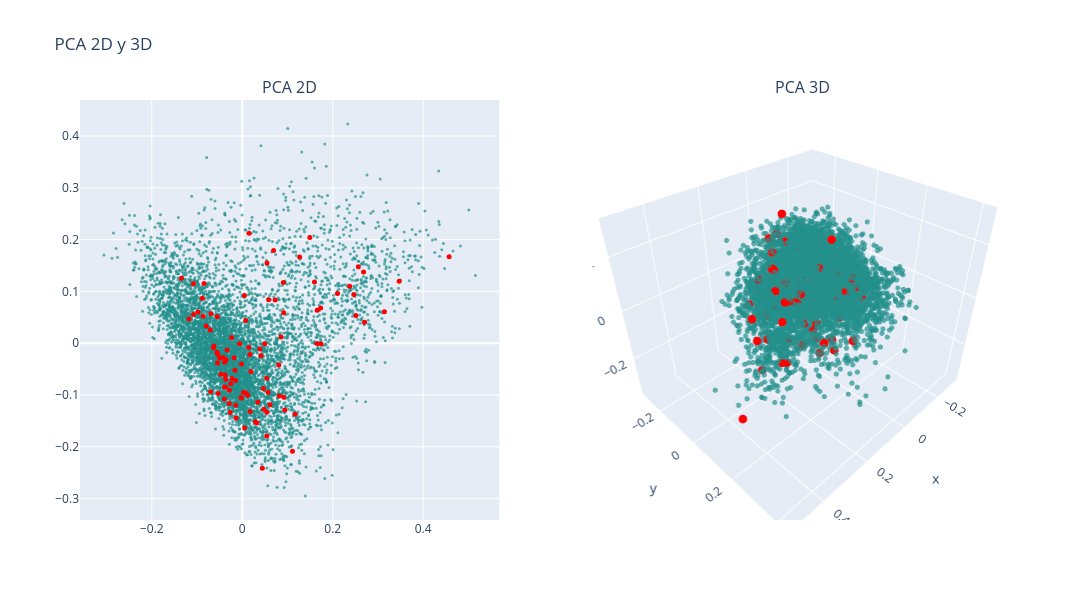

Notebook code cell kept with this figure:
### Markdown cell above
### PCA

### Code cell
# PCA 2D
X_pca_2d = PCA(n_components=2).fit_transform(df_vectorized)
df['pca2d_1'] = X_pca_2d[:, 0]
df['pca2d_2'] = X_pca_2d[:, 1]

# PCA 3D
X_pca_3d = PCA(n_components=3).fit_transform(df_vectorized)
df['pca3d_1'] = X_pca_3d[:, 0]
df['pca3d_2'] = X_pca_3d[:, 1]
df['pca3d_3'] = X_pca_3d[:, 2]

# Graficar
colors = np.ones(len(df))  # Color base
colors_knn = np.zeros(len(df))  # Color para los KNN
colors_knn[indices_knn[0]] = 1  # Resaltar los KNN

fig = make_subplots(rows=1, cols=2, subplot_titles=("PCA 2D", "PCA 3D"), 
                    specs=[[{"type": "scatter"}, {"type": "scatter3d"}]])

# Puntos normales (fondo)
fig.add_trace(
    go.Scatter(x=df['pca2d_1'], y=df['pca2d_2'], mode='markers',
               marker=dict(color=colors, colorscale='Viridis', size=3, opacity=0.7), 
               text=data['title'],
               hovertemplate="Titulo: %{text}<br>x: %{x}<br>y: %{y}<extra></extra>"),
    row=1, col=1)

# Puntos resaltados (delante)
fig.add_trace(
    go.Scatter(x=df.loc[indices_knn[0], 'pca2d_1'], 
               y=df.loc[indices_knn[0], 'pca2d_2'], 
               mode='markers',
               marker=dict(color='red', size=5, opacity=1), 
               text=data.loc[indices_knn[0], 'title'], 
               hovertemplate="Titulo: %{text}<br>x: %{x}<br>y: %{y}<extra></extra>"),
    row=1, col=1)

# Puntos normales en 3D (fondo)
fig.add_trace(
    go.Scatter3d(x=df['pca3d_1'], y=df['pca3d_2'], z=df['pca3d_3'], mode='markers',
                 marker=dict(color=colors, colorscale='Viridis', size=3, opacity=0.7), 
                 text=data['title'],
                 hovertemplate="Cluster: %{text}<br>x: %{x}<br>y: %{y}<br>z: %{z}<extra></extra>"),
    row=1, col=2)

# Puntos resaltados en 3D (delante)
fig.add_trace(
    go.Scatter3d(x=df.loc[indices_knn[0], 'pca3d_1'], 
                 y=df.loc[indices_knn[0], 'pca3d_2'], 
                 z=df.loc[indices_knn[0], 'pca3d_3'], 
                 mode='markers',
                 marker=dict(color='red', size=5, opacity=1), 
                 text=data.loc[indices_knn[0], 'title'], 
                 hovertemplate="Cluster: %{text}<br>x: %{x}<br>y: %{y}<br>z: %{z}<extra></extra>"),
    row=1, col=2)

fig.update_layout(height=600, width=1200, title_text="PCA 2D y 3D", showlegend=False)
fig.show()

### Figure 1 — Plotly figure (JSON) as saved in the notebook; plotly's stock layout.template omitted (floating-point values rounded to 4 significant figures; data arrays with more than 128 entries replaced by an {"elided": "..."} marker saying what was removed)
{"data": [{"hovertemplate": "Titulo: %{text}<br>x: %{x}<br>y: %{y}<extra></extra>", "marker": {"color": {"elided": "6682 float values"}, "colorscale": [[0, "#440154"], [0.1111, "#482878"], [0.2222, "#3e4989"], [0.3333, "#31688e"], [0.4444, "#26828e"], [0.5556, "#1f9e89"], [0.6667, "#35b779"], [0.7778, "#6ece58"], [0.8889, "#b5de2b"], [1, "#fde725"]], "opacity": 0.7, "size": 3}, "mode": "markers", "text": {"elided": "6682 str values"}, "type": "scatter", "x": {"elided": "6682 float values"}, "xaxis": "x", "y": {"elided": "6682 float values"}, "yaxis": "y"}, {"hovertemplate": "Titulo: %{text}<br>x: %{x}<br>y: %{y}<extra></extra>", "marker": {"color": "red", "opacity": 1, "size": 5}, "mode": "markers", "text": ["application of neural network controller and policy gradient reinforcement learning on modular multilevel converter  mmc    a proof of concept", "optimized real time control for modular multilevel converters using adaptive neural networks", "state of charge  soc  balancing of battery modular multilevel management  bm   converter using q learning", "reinforcement learning based modulation for balancing capacitor voltage and thermal stress to enhance current capability of mmcs", "level increased ishe modulation method for modular multilevel converters based on ddpg", "open circuit fault diagnosis for a modular multilevel converter based on hybrid machine learning", "neural network controller based on direct and indirect model predictive for modular multilevel converters", "compound fault diagnosis method of modular multilevel converter based on improved capsule network", "dc short circuit fault detection for mmc hvdc grid based on improved dbn and dc fault current statistical features", "inverse application of artificial intelligence for the control of power converters", "fault diagnosis for modular multilevel converter  mmc  based on deep learning  an edge implementation using binary neural network", "neural network based model predictive control approach for modular multilevel converters", "an open circuit faults diagnosis method based on xg boost used in mmc", "predictor based data driven model free adaptive predictive control of power converters using machine learning", "reinforcement learning based false data injection attacks detector for modular multilevel converters", "machine learning emulation of model predictive control for modular multilevel converters", "machine learning based modeling for real time inferencer in the loop hardware emulation of high speed rail microgrid", "machine learning based modeling for real time inferencer in the loop hardware emulation of high speed rail microgrid", "artificial intelligence applications in the control and performance improvement of modular multilevel converters  a review", "hybrid condition monitoring for power converters  learning based methods with statistical guarantees", "open circuit fault diagnosis for modular multilevel converter using wavelet neural network", "auto tuned model predictive control based neural network controller for modular multilevel converters", "design and analysis of the model predictive control implemented by the ann technique for mmc based rectifier with improved grid adaptability", "ac side impedance based stability assessment in grid forming modular multilevel converters", "igbt open circuit fault diagnosis method for a modular multilevel converter based on pnn md", "a connectionist based approach for reducing the number of voltage sensors in modular multilevel converter", "data driven impedance identification and stability online assessment of dfig based wind farm integration with mmc hvdc", "new power electronic interface combining dc transmission  a medium frequency bus and an ac ac converter to integrate deep sea facilities with the ac grid", "adaptive fault current limiting strategy for flexible dc power grids based on deep neural networks", "health management of power electronics systems", "deep convolution neural network based fault detection and identification for modular multilevel converters", "neural predictor based low switching frequency fcs mpc for mmc with online weighting factors tuning", "distributed neural network observer for submodule capacitor voltage estimation in modular multilevel converters", "application of artificial intelligence to diagnose faults of grid tied solar power systems", "reinforcement learning based method to exploit vulnerabilities of false data injection attack detectors in modular multilevel converters", "fault diagnosis of modular multilevel converter based on  dcnn and lstm network", "machine learning based operating region extension of modular multilevel converters under unbalanced grid faults", "an open circuit fault detection and location strategy for mmc with feature extraction and random forest", "machine learning enhanced predictive control for modular multilevel converters in hvdc transmission systems", "thermal estimation of modular multilevel converter submodule using deep regression on gru and lstm network", "neural network based model predictive controllers for modular multilevel converters", "a novel concept for modular multilevel universal power controller  mupc ", "gwo based pi controller assisted half bridge sub module mmc for hybrid energy system", "transfer learning framework for impedance characterization of modular multilevel converters", "artificial neural network based pi control of battery energy storage system connected with mmc hvdc system", "data driven neural predictors based robust mpc for power converters", "dcscf detection method of mmc dc grid based on statistical feature and dbn softmax", "effective voltage balancing control for modular multilevel converter without current sensors", "power management systems for harmonic elimination using federated learning approach", "on internal stable modes of modular multilevel converters", "bayesian regularization based mpc for a hybrid modular multilevel converter", " front cover ", "complementing ac and dc terminal stability analyses of mmc with circulating current inner loop impedance model", "small signal modeling of sending end offshore wind power mmc hvdc integration system considering positive and negative sequence separation module", "open circuit fault detection and location in mmcs with multivariate gaussian distribution", "reliability improvement of mmc in energy storage system using ann based sensorless estimation for sub module voltages", "power theory based dimensionality reduction for fault detection and identification in power electronics", "control strategies of mmc hvdc connected to passive networks", "a fast data driven method for submodule open circuit fault localization in a modular multilevel converter", "a novel strategy for dc distribution start up based on mmc", "capacitor monitoring for modular multilevel converters based on intelligent algorithm", "data driven modeling of modular multilevel converters based on hht and cnn lstm am neural network", "a scalable multi input multi level voltage sourced converter", "disortnet  a network protocol with distributed sorting for modular multilevel converters", "neural predictor based dynamic surface predictive control for power converters", "physical mechanism and data hybrid modeling for device level emulation of modular multilevel converter", "online optimization of multi degree of freedom inductor current rms for modular multilevel dual active bridge converter", "an on line capacitor condition monitoring method based on switching frequencies for modular multilevel converters", "transfer learning based online impedance identification for modular multilevel converters", "fault analysis and voltage support strategy through equivalent line impedances for mmcs in ac dc hybrid distribution networks under asymmetrical faults", "mmc based multi terminal hvdc subsea power transmission system with the integration of offshore renewable energy", "estimation of battery parameters in cascaded half bridge converters with reduced voltage sensors", "increasing dc system stability thanks to energy control in mmc based dc dc converters", "an open circuit faults diagnosis method for mmc based on extreme gradient boosting", "reliability and economic evaluation of ac   dc distribution network with sensitive load", "fine grained network decomposition for massively parallel electromagnetic transient simulation of large power systems", "computation of transient short circuit currents analytically in multiport flexible dc transmission system", "fault isolation scheme based on circuit breaker optimization strategy in dc distribution network", "operation principles of quasi z source modular multilevel converters", "alternative control approach for the offshore grid of wind power plants", "denoising and voltage estimation in modular multilevel converters using deep neural networks", "capacitor parameter estimation based on wavelet transform and convolution neural network", "model free sequential predictive control for mmc with variable candidate set", "synthesis of multistage and multilevel converters", "dc fault current calculation and fault level analysis in mmc mvdc system", "detailed modelling and control of a modular multilevel converter with full bridge submodules in a multi terminal high voltage dc network", "research on a novel dc circuit breaker based on artificial current zero crossing", "generic vsc and low level switching control models for offline simulation of vsc hvdc systems", "optimal modulation method for modular multilevel converters in medium voltage dc distribution networks", "improving power quality using spwm control in modular multilevel converters", "silicon carbide enabled medium voltage dc transmission systems for rapid electric vehicle charging in the uk", "supervisory real time multidomain modeling and hardware emulation of fuel cell hybrid electric bus behavioral transients", "providing dc fault ride through capability to h bridge mmc based hvdc networks", "modelling and control of a novel east european multiterminal high voltage dc network", "a generalized switched inductor cell modular multilevel inverter", "investigation of a new alternate arm modular multilevel converter topology for hvdc applications", "fault isolation method for smart dc distribution networks with multiple types of converters", "fault characteristic analysis and simulation of power electronic transformer based on mmc in distribution network", "conducted emi emissions in spwm based control modular multilevel converters", "an improved resnet based method for online assessment of the aging state of mmc sub module capacitors"], "type": "scatter", "x": [-0.07959, -0.05468, -0.04716, -0.08814, -0.1179, 0.1493, -0.03938, 0.0727, 0.1732, -0.001842, 0.04961, -0.03957, 0.1269, -0.02882, -0.03665, -0.03663, -0.002454, -0.0025, -0.0235, 0.03885, 0.2565, -0.0253, 0.0613, 0.04432, 0.1596, -0.1081, 0.1109, 0.09186, 0.2681, 0.01687, 0.05463, -0.06996, -0.1345, 0.1654, -0.01626, 0.09146, -0.09789, 0.05821, 0.05703, -0.01829, -0.05325, 0.002894, -0.01478, 0.05422, 0.1169, -0.01372, 0.08577, -0.108, -0.05007, 0.01757, -0.03916, 0.005117, 0.03428, 0.05423, 0.06921, -0.03364, 0.01432, 0.09399, 0.0148, 0.08066, -0.08461, -0.02278, 0.04659, -0.05416, -0.02665, 0.01912, 0.04151, -0.08647, 0.03237, 0.2702, 0.08182, -0.06365, 0.1742, 0.09067, 0.1652, 0.04747, 0.4573, 0.2375, 0.007436, 0.02897, -0.05608, -0.07063, -0.01448, -0.06287, 0.251, -0.005823, 0.3468, -0.02838, -0.06941, -0.03798, 0.05421, 0.008615, 0.3142, 0.01195, -0.04219, 0.004708, 0.2105, 0.2466, -0.03584, -0.05516], "xaxis": "x", "y": [0.03301, -0.03845, -0.06004, 0.08693, 0.04663, 0.204, -0.08464, 0.08363, 0.06775, -0.04035, -0.0009123, -0.1078, 0.1665, -0.1163, -0.06968, -0.08492, -0.1056, -0.1046, 0.01091, -0.01129, 0.1475, -0.07836, -0.1187, -0.2414, 0.1182, 0.1147, -0.2087, -0.1045, 0.1376, -0.0216, 0.1548, -0.09369, 0.1255, 0.0638, -0.05225, 0.05887, 0.06045, 0.08408, -0.09479, -0.02796, -0.09733, -0.09476, -0.07188, -0.179, -0.1373, -0.1444, 0.01212, 0.05557, -0.0285, -0.132, -0.03689, -0.1635, -0.114, -0.1331, 0.1791, -0.01329, -0.00816, -0.1291, 0.2124, -0.04197, 0.115, -0.06822, -0.08765, -0.02134, -0.1336, -0.05485, -0.02442, 0.05182, -0.154, 0.04032, -0.1019, -0.008937, -0.001409, 0.1171, -0.0004857, -0.1276, 0.1669, 0.1101, 0.04395, -0.1516, -0.01724, 0.02559, -0.1199, -0.006077, 0.05342, -0.0009278, 0.1198, -0.09099, 0.05708, -0.06135, -0.06775, -0.09674, 0.06092, -0.1002, -0.0276, 0.09214, 0.09579, 0.09396, -0.03174, 0.05088], "yaxis": "y"}, {"hovertemplate": "Cluster: %{text}<br>x: %{x}<br>y: %{y}<br>z: %{z}<extra></extra>", "marker": {"color": {"elided": "6682 float values"}, "colorscale": [[0, "#440154"], [0.1111, "#482878"], [0.2222, "#3e4989"], [0.3333, "#31688e"], [0.4444, "#26828e"], [0.5556, "#1f9e89"], [0.6667, "#35b779"], [0.7778, "#6ece58"], [0.8889, "#b5de2b"], [1, "#fde725"]], "opacity": 0.7, "size": 3}, "mode": "markers", "scene": "scene", "text": {"elided": "6682 str values"}, "type": "scatter3d", "x": {"elided": "6682 float values"}, "y": {"elided": "6682 float values"}, "z": {"elided": "6682 float values"}}, {"hovertemplate": "Cluster: %{text}<br>x: %{x}<br>y: %{y}<br>z: %{z}<extra></extra>", "marker": {"color": "red", "opacity": 1, "size": 5}, "mode": "markers", "scene": "scene", "text": ["application of neural network controller and policy gradient reinforcement learning on modular multilevel converter  mmc    a proof of concept", "optimized real time control for modular multilevel converters using adaptive neural networks", "state of charge  soc  balancing of battery modular multilevel management  bm   converter using q learning", "reinforcement learning based modulation for balancing capacitor voltage and thermal stress to enhance current capability of mmcs", "level increased ishe modulation method for modular multilevel converters based on ddpg", "open circuit fault diagnosis for a modular multilevel converter based on hybrid machine learning", "neural network controller based on direct and indirect model predictive for modular multilevel converters", "compound fault diagnosis method of modular multilevel converter based on improved capsule network", "dc short circuit fault detection for mmc hvdc grid based on improved dbn and dc fault current statistical features", "inverse application of artificial intelligence for the control of power converters", "fault diagnosis for modular multilevel converter  mmc  based on deep learning  an edge implementation using binary neural network", "neural network based model predictive control approach for modular multilevel converters", "an open circuit faults diagnosis method based on xg boost used in mmc", "predictor based data driven model free adaptive predictive control of power converters using machine learning", "reinforcement learning based false data injection attacks detector for modular multilevel converters", "machine learning emulation of model predictive control for modular multilevel converters", "machine learning based modeling for real time inferencer in the loop hardware emulation of high speed rail microgrid", "machine learning based modeling for real time inferencer in the loop hardware emulation of high speed rail microgrid", "artificial intelligence applications in the control and performance improvement of modular multilevel converters  a review", "hybrid condition monitoring for power converters  learning based methods with statistical guarantees", "open circuit fault diagnosis for modular multilevel converter using wavelet neural network", "auto tuned model predictive control based neural network controller for modular multilevel converters", "design and analysis of the model predictive control implemented by the ann technique for mmc based rectifier with improved grid adaptability", "ac side impedance based stability assessment in grid forming modular multilevel converters", "igbt open circuit fault diagnosis method for a modular multilevel converter based on pnn md", "a connectionist based approach for reducing the number of voltage sensors in modular multilevel converter", "data driven impedance identification and stability online assessment of dfig based wind farm integration with mmc hvdc", "new power electronic interface combining dc transmission  a medium frequency bus and an ac ac converter to integrate deep sea facilities with the ac grid", "adaptive fault current limiting strategy for flexible dc power grids based on deep neural networks", "health management of power electronics systems", "deep convolution neural network based fault detection and identification for modular multilevel converters", "neural predictor based low switching frequency fcs mpc for mmc with online weighting factors tuning", "distributed neural network observer for submodule capacitor voltage estimation in modular multilevel converters", "application of artificial intelligence to diagnose faults of grid tied solar power systems", "reinforcement learning based method to exploit vulnerabilities of false data injection attack detectors in modular multilevel converters", "fault diagnosis of modular multilevel converter based on  dcnn and lstm network", "machine learning based operating region extension of modular multilevel converters under unbalanced grid faults", "an open circuit fault detection and location strategy for mmc with feature extraction and random forest", "machine learning enhanced predictive control for modular multilevel converters in hvdc transmission systems", "thermal estimation of modular multilevel converter submodule using deep regression on gru and lstm network", "neural network based model predictive controllers for modular multilevel converters", "a novel concept for modular multilevel universal power controller  mupc ", "gwo based pi controller assisted half bridge sub module mmc for hybrid energy system", "transfer learning framework for impedance characterization of modular multilevel converters", "artificial neural network based pi control of battery energy storage system connected with mmc hvdc system", "data driven neural predictors based robust mpc for power converters", "dcscf detection method of mmc dc grid based on statistical feature and dbn softmax", "effective voltage balancing control for modular multilevel converter without current sensors", "power management systems for harmonic elimination using federated learning approach", "on internal stable modes of modular multilevel converters", "bayesian regularization based mpc for a hybrid modular multilevel converter", " front cover ", "complementing ac and dc terminal stability analyses of mmc with circulating current inner loop impedance model", "small signal modeling of sending end offshore wind power mmc hvdc integration system considering positive and negative sequence separation module", "open circuit fault detection and location in mmcs with multivariate gaussian distribution", "reliability improvement of mmc in energy storage system using ann based sensorless estimation for sub module voltages", "power theory based dimensionality reduction for fault detection and identification in power electronics", "control strategies of mmc hvdc connected to passive networks", "a fast data driven method for submodule open circuit fault localization in a modular multilevel converter", "a novel strategy for dc distribution start up based on mmc", "capacitor monitoring for modular multilevel converters based on intelligent algorithm", "data driven modeling of modular multilevel converters based on hht and cnn lstm am neural network", "a scalable multi input multi level voltage sourced converter", "disortnet  a network protocol with distributed sorting for modular multilevel converters", "neural predictor based dynamic surface predictive control for power converters", "physical mechanism and data hybrid modeling for device level emulation of modular multilevel converter", "online optimization of multi degree of freedom inductor current rms for modular multilevel dual active bridge converter", "an on line capacitor condition monitoring method based on switching frequencies for modular multilevel converters", "transfer learning based online impedance identification for modular multilevel converters", "fault analysis and voltage support strategy through equivalent line impedances for mmcs in ac dc hybrid distribution networks under asymmetrical faults", "mmc based multi terminal hvdc subsea power transmission system with the integration of offshore renewable energy", "estimation of battery parameters in cascaded half bridge converters with reduced voltage sensors", "increasing dc system stability thanks to energy control in mmc based dc dc converters", "an open circuit faults diagnosis method for mmc based on extreme gradient boosting", "reliability and economic evaluation of ac   dc distribution network with sensitive load", "fine grained network decomposition for massively parallel electromagnetic transient simulation of large power systems", "computation of transient short circuit currents analytically in multiport flexible dc transmission system", "fault isolation scheme based on circuit breaker optimization strategy in dc distribution network", "operation principles of quasi z source modular multilevel converters", "alternative control approach for the offshore grid of wind power plants", "denoising and voltage estimation in modular multilevel converters using deep neural networks", "capacitor parameter estimation based on wavelet transform and convolution neural network", "model free sequential predictive control for mmc with variable candidate set", "synthesis of multistage and multilevel converters", "dc fault current calculation and fault level analysis in mmc mvdc system", "detailed modelling and control of a modular multilevel converter with full bridge submodules in a multi terminal high voltage dc network", "research on a novel dc circuit breaker based on artificial current zero crossing", "generic vsc and low level switching control models for offline simulation of vsc hvdc systems", "optimal modulation method for modular multilevel converters in medium voltage dc distribution networks", "improving power quality using spwm control in modular multilevel converters", "silicon carbide enabled medium voltage dc transmission systems for rapid electric vehicle charging in the uk", "supervisory real time multidomain modeling and hardware emulation of fuel cell hybrid electric bus behavioral transients", "providing dc fault ride through capability to h bridge mmc based hvdc networks", "modelling and control of a novel east european multiterminal high voltage dc network", "a generalized switched inductor cell modular multilevel inverter", "investigation of a new alternate arm modular multilevel converter topology for hvdc applications", "fault isolation method for smart dc distribution networks with multiple types of converters", "fault characteristic analysis and simulation of power electronic transformer based on mmc in distribution network", "conducted emi emissions in spwm based control modular multilevel converters", "an improved resnet based method for online assessment of the aging state of mmc sub module capacitors"], "type": "scatter3d", "x": [-0.07959, -0.05468, -0.04716, -0.08814, -0.1179, 0.1493, -0.03936, 0.0727, 0.1732, -0.001841, 0.04961, -0.03956, 0.1269, -0.02882, -0.03666, -0.03661, -0.002459, -0.002505, -0.0235, 0.03886, 0.2565, -0.02528, 0.0613, 0.04429, 0.1596, -0.1081, 0.1109, 0.09187, 0.2681, 0.01687, 0.05463, -0.06996, -0.1345, 0.1654, -0.01626, 0.09145, -0.09787, 0.0582, 0.05703, -0.01828, -0.05324, 0.00289, -0.01478, 0.0542, 0.1169, -0.01371, 0.08577, -0.108, -0.05006, 0.01756, -0.03913, 0.0051, 0.03428, 0.05423, 0.06921, -0.03365, 0.01433, 0.09398, 0.0148, 0.08066, -0.08464, -0.02278, 0.04659, -0.05417, -0.02665, 0.01912, 0.04153, -0.08646, 0.03235, 0.2702, 0.08183, -0.06365, 0.1742, 0.09067, 0.1653, 0.04747, 0.4573, 0.2375, 0.007433, 0.02899, -0.05609, -0.07063, -0.01446, -0.06287, 0.251, -0.005826, 0.3468, -0.02839, -0.06941, -0.03799, 0.05422, 0.008618, 0.3142, 0.01195, -0.04219, 0.004715, 0.2105, 0.2466, -0.03584, -0.05517], "y": [0.03302, -0.03847, -0.06012, 0.08689, 0.04661, 0.2039, -0.08468, 0.08361, 0.06774, -0.04037, -0.0009276, -0.1078, 0.1664, -0.1163, -0.06968, -0.08502, -0.1056, -0.1046, 0.01093, -0.01132, 0.1475, -0.0784, -0.1187, -0.2414, 0.1181, 0.1147, -0.2088, -0.1045, 0.1375, -0.02165, 0.1547, -0.09376, 0.1255, 0.06377, -0.05227, 0.05881, 0.06049, 0.08398, -0.09475, -0.02797, -0.09739, -0.09466, -0.07187, -0.179, -0.1373, -0.1445, 0.01209, 0.05563, -0.02851, -0.132, -0.03693, -0.1635, -0.114, -0.1331, 0.179, -0.01333, -0.008165, -0.129, 0.2123, -0.04211, 0.115, -0.06828, -0.08761, -0.02136, -0.1336, -0.05489, -0.02451, 0.05178, -0.1541, 0.04024, -0.1018, -0.009001, -0.00149, 0.117, -0.0006214, -0.1276, 0.1669, 0.11, 0.04395, -0.1515, -0.01721, 0.02549, -0.1199, -0.006055, 0.05339, -0.0008865, 0.1198, -0.09086, 0.05697, -0.0613, -0.06777, -0.09677, 0.06101, -0.1002, -0.02757, 0.09231, 0.09575, 0.09385, -0.0317, 0.0508], "z": [-0.08567, 0.0073, 0.02647, -0.02771, -0.06927, -0.05583, -0.106, -0.1094, -0.1045, -0.03426, -0.01461, -0.1247, -0.1311, -0.09813, -0.05011, -0.1018, 0.01709, 0.01703, -0.05944, -0.07099, -0.1053, -0.1334, -0.1066, -0.08604, -0.1089, -0.005383, -0.1291, 0.1753, -0.1045, 0.02167, -0.1233, -0.07563, -0.05566, 0.04032, -0.02627, -0.08705, -0.1547, -0.08732, -0.05422, -0.08544, -0.1468, 0.07089, 0.112, -0.1173, 0.0149, -0.1208, -0.02569, -0.03525, 0.03036, -0.1267, -0.1289, 0.1409, -0.1462, -0.1078, -0.1463, 0.01132, -0.04584, -0.1467, -0.1181, 0.02473, 0.03991, -0.07537, 0.2533, -0.01826, -0.1239, -0.07701, 0.02594, -0.06105, -0.1733, -0.1954, 0.1204, -0.006929, 0.1382, -0.1162, 0.1298, -0.0008052, -0.1899, 0.02315, 0.08957, 0.04164, 0.0176, -0.04272, -0.1736, 0.1269, -0.06749, 0.02106, 0.01731, -0.0006078, 0.04414, 0.03827, 0.164, -0.04122, 0.04873, -0.003014, 0.06688, 0.2112, 0.07572, 0.1325, 0.022, -0.06164]}], "layout": {"annotations": [{"font": {"size": 16}, "showarrow": false, "text": "PCA 2D", "x": 0.225, "xanchor": "center", "xref": "paper", "y": 1, "yanchor": "bottom", "yref": "paper"}, {"font": {"size": 16}, "showarrow": false, "text": "PCA 3D", "x": 0.775, "xanchor": "center", "xref": "paper", "y": 1, "yanchor": "bottom", "yref": "paper"}], "height": 600, "scene": {"domain": {"x": [0.55, 1], "y": [0, 1]}}, "showlegend": false, "title": {"text": "PCA 2D y 3D"}, "width": 1200, "xaxis": {"anchor": "y", "domain": [0, 0.45]}, "yaxis": {"anchor": "x", "domain": [0, 1]}}}
